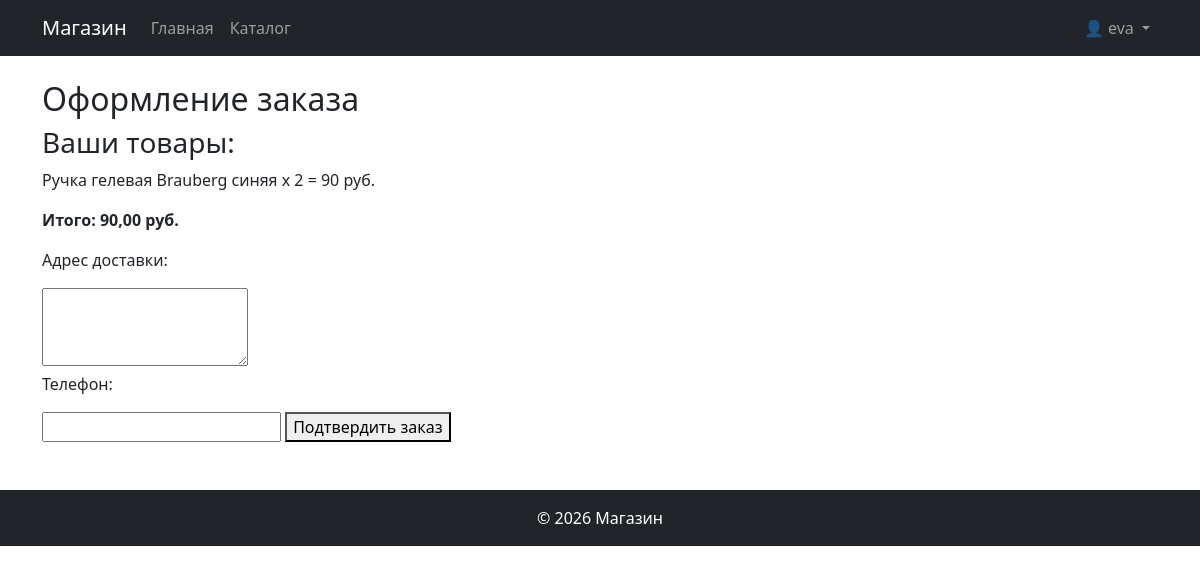
The app's page /checkout/ (signed in), older data.
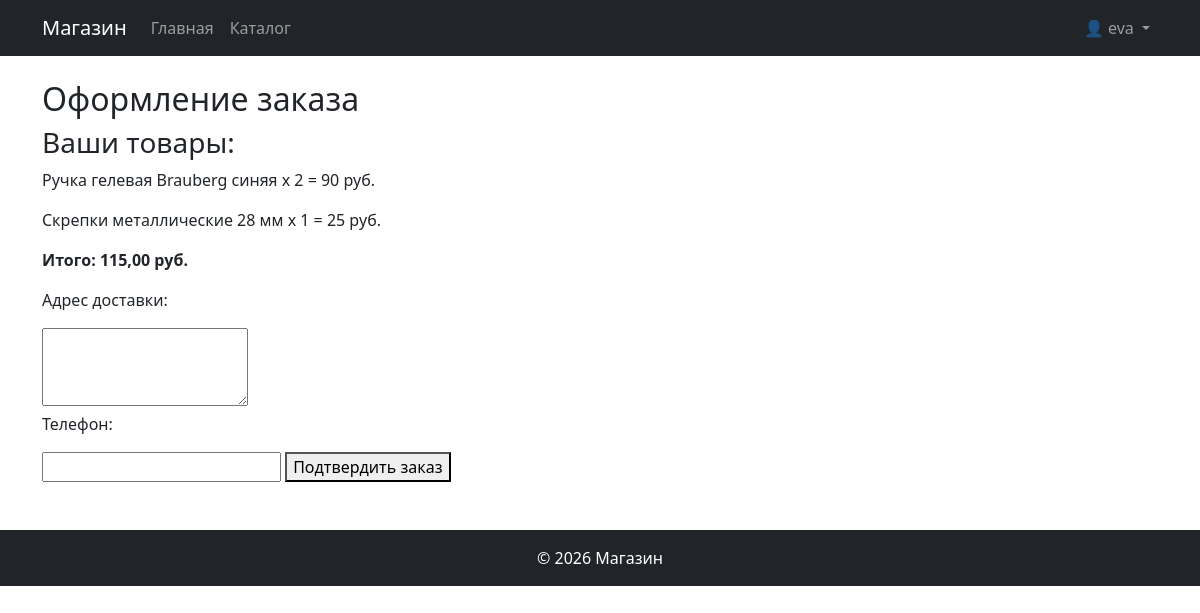
The same page, newer data.
### shop/models.py (models this page shows, shortened)
class CartItem(models.Model):
    cart = models.ForeignKey(Cart, on_delete = models.CASCADE)
    product = models.ForeignKey(Product, on_delete = models.CASCADE)
    quantity = models.PositiveIntegerField()

class Product(models.Model):
    name = models.CharField(max_length = 200)
    description = models.TextField()
    photo = models.ImageField(upload_to = 'products/', blank = True)
    price = models.DecimalField(max_digits = 10, decimal_places = 2,
    validators = [MinValueValidator(0)])
    stock = models.IntegerField(validators = [MinValueValidator(0)])
    category = models.ForeignKey(Category, on_delete = models.CASCADE)
    manufacturer = models.ForeignKey(Manufacturer, on_delete = models.CASCADE)

### shop/views.py (the view, shortened to what this page needs)
# urls.py: path('checkout/', views.checkout, name='checkout'),
@login_required
def checkout(request):
    cart, created = Cart.objects.get_or_create(user=request.user)
    cart_items = cart.cartitem_set.all()
    if not cart_items:
        return redirect('shop:product_list')
    if request.method != 'POST':
        total = sum(item.product.price * item.quantity for item in cart_items)
        return render(request, 'shop/checkout.html', {
            'cart_items': cart_items,
            'total': total
        })

### shop/templates/shop/checkout.html (shortened to what this page needs)
{% extends 'shop/base.html' %}
{% block content %}
<h2>Оформление заказа</h2>
<h3>Ваши товары:</h3>
{% for item in cart_items %}
    <p>{{ item.product.name }} x {{ item.quantity }} = {% widthratio item.product.price 1 item.quantity %} руб.</p>
{% endfor %}
<p><strong>Итого: {{ total }} руб.</strong></p>
<form method="post">
    <p>Адрес доставки:</p>
    <textarea name="address" rows="3" required></textarea>
    <p>Телефон:</p>
    <input type="tel" name="phone" required>
    <button type="submit">Подтвердить заказ</button>
</form>
{% endblock %}

Row changes from the older to the newer data that the page shows:
added CartItem: product.name "Скрепки металлические 28 мм", quantity "1", product+quantity "25"
Text that changed along with them:
{{ total }}: "90,00" → "115,00"
